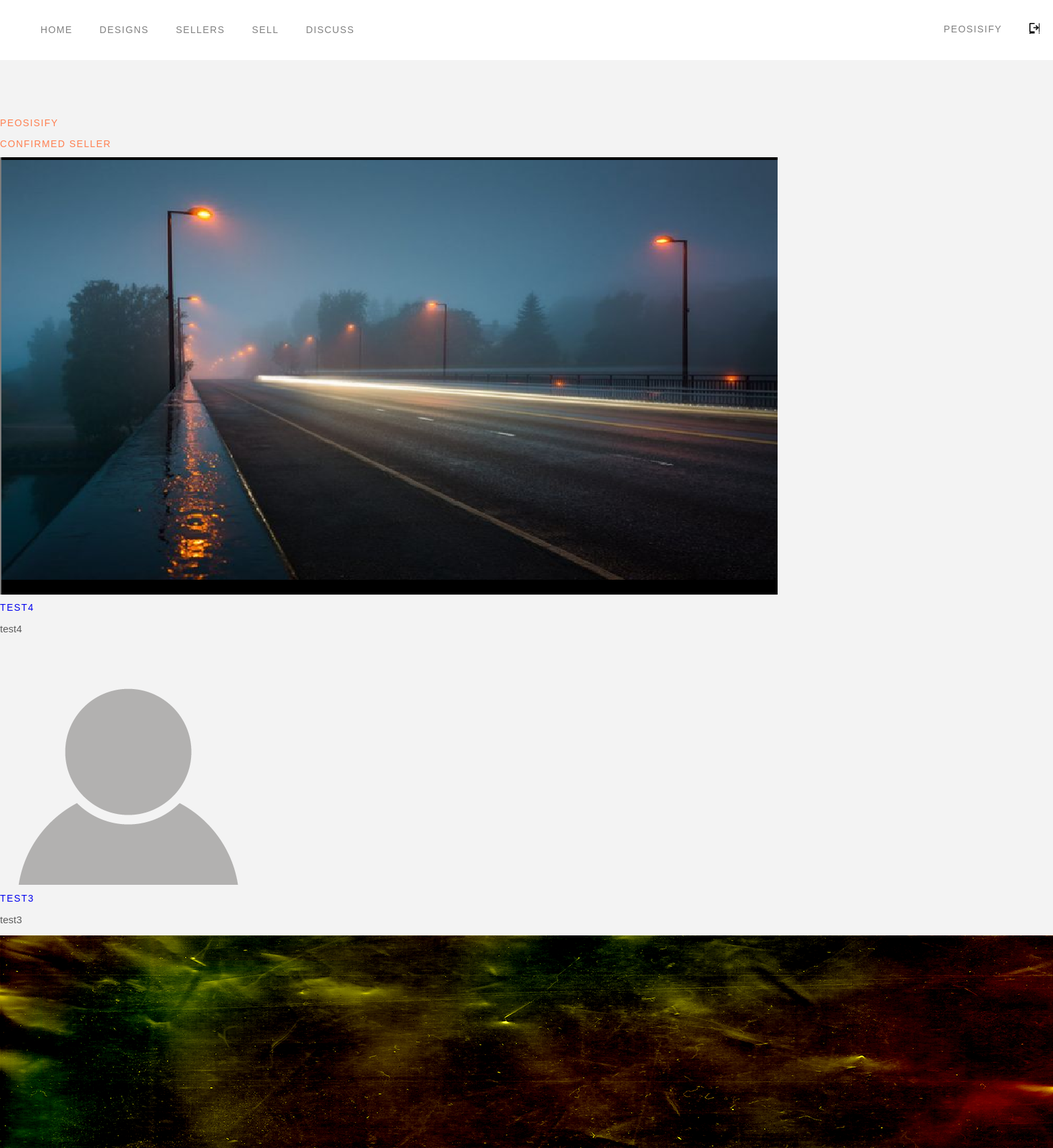
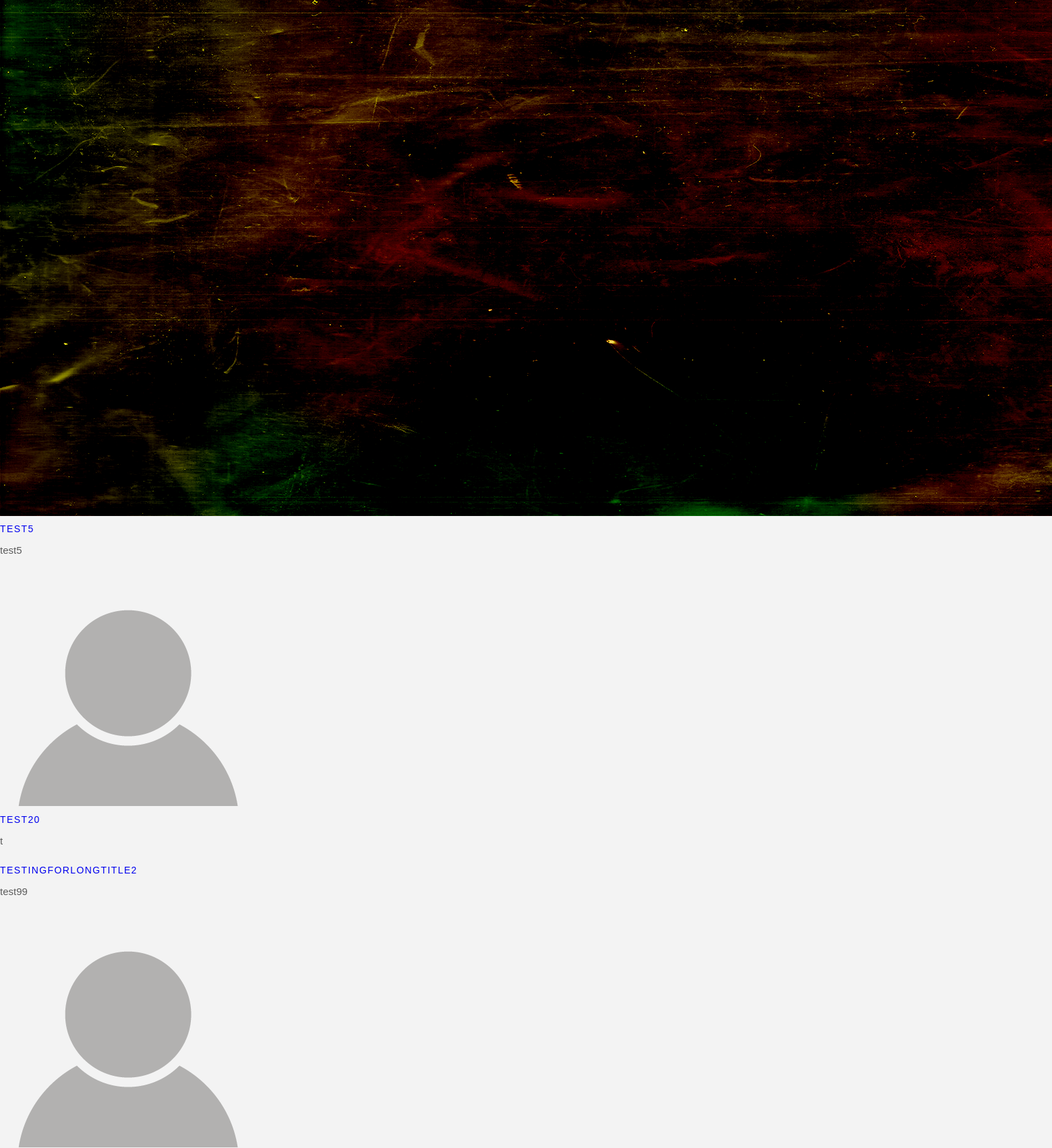
The page /accounts/dashboard/ (signed in, upper part) on the database its author committed (2 pictures, top to bottom).
### products/models.py (models this page shows, shortened)
class Product(models.Model):
    seller = models.ForeignKey(Profile, null = True, on_delete = models.CASCADE)
    name = models.CharField(max_length=100, unique = True)
    category = models.ForeignKey(Category, null = True, on_delete = models.DO_NOTHING)
    tags = models.ManyToManyField(Tag, blank = True)
    favorites = models.ManyToManyField(User, blank = True, related_name="favorite_products")
    likes = models.ManyToManyField(User, blank = True, related_name="liked_products")
    description = models.TextField(blank = True, null = True)
    image = models.ImageField(upload_to ="products/%Y/%m/%d", default = "images/default.png")
    date = models.DateTimeField(auto_now = True)
    available = models.BooleanField(default = True)
    price = models.DecimalField(default = 0 ,max_digits = 6, decimal_places = 2)

### accounts/views.py (the view)
# urls.py: path('dashboard/', views.user_dashboard, name="dashboard"),
@login_required(login_url='login')
def user_dashboard(request):
    current_user = request.user
    favorites = current_user.favorite_products.all()
    likes = current_user.liked_products.all()
    context = {
        'favorites': favorites,
        'likes': likes,
    }
    return render(request, 'dashboard.html', context)

### templates/dashboard.html (shortened to what this page needs)
{% extends 'partials/_base.html' %}
{% load static %}
{% block content %}
<div style="margin-top:10%">
    <h2>{{user.username}}</h2>
    {% if user.profile.is_seller %}<h2>Confirmed Seller</h2>{% endif %}
</div>
{% for favorite in favorites %}
<div>
    <img src="{{favorite.image.url}}" alt="">
</div>
<div>
    <div>
        <h2><a href="{% url 'product_detail' favorite.category.slug favorite.id %}" title="">{{favorite.name}}</a></h2>
    </div>
    <div>
        <p>{{favorite.description | truncatechars:140}}</p>
    </div>
</div>
{% endfor %}
{% for like in likes %}
<div>
    <img src="{{like.image.url}}" alt="">
</div>
{% endfor %}
{% endblock %}

### templates/partials/_navbar.html (shortened to what this page needs)
﻿{% load static %}
<div id="{% if '/' == request.path %}nav{% endif %}" class="nav {% if '/' == request.path %} transparent {% endif %}">
    <nav class="navbar">
        <ul class="nav-list firstnavlist">
            <li class="nav-item"><a class="nav-item-a {% if '/' == request.path %} activepage {% endif %}" href="{% url 'index' %}">Home</a></li>
            <li class="nav-item"><a class="nav-item-a {% if 'designs' in request.path %} activepage {% endif %}" href="{% url 'designs' %}">Designs</a></li>
            <li class="nav-item"><a class="nav-item-a {% if 'sellers' in request.path %} activepage {% endif %}" href="{% url 'sellers' %}">Sellers</a></li>
            {% if user.is_authenticated and user.profile.is_seller %}
            <li class="nav-item"><a class="nav-item-a {% if 'sell' in request.path and 'sellers' not in request.path %} activepage {% endif %}" href="{% url 'sell' %}">Sell</a></li>
            {% endif %}
            <li class="nav-item"><a class="nav-item-a {% if 'discuss' in request.path %} activepage {% endif %}" href="{% url 'discuss_list' %}">Discuss</a></li>
        </ul>
        <ul class="nav-list secondnavlist">
            {% if user.is_authenticated %}
            <li class="nav-item"><a class="nav-item-a navbaracc {% if user.username in request.path %} activepage {% endif %}" href="{% url 'show_profile_page' user.id user.username %}">{{user.username}}</a></li>
            <li class="nav-item">
                <a class="nav-item-a" href="javascript:{document.getElementById('logout').submit()}"><span class="logout-icon"></span></a>
            </li>
            {% else %}
            <li class="nav-item"><a class="nav-item-a {% if 'login' in request.path %} activepage {% endif %}" href="{% url 'login' %}">Login</a></li>
            <li class="nav-item"><a class="nav-item-a {% if 'register' in request.path %} activepage {% endif %}" href="{% url 'register' %}">Register</a></li>
            {% endif %}
        </ul>
    </nav>
</div>

### static/css/style.css (style rules this page uses)
*, *::before, *::after { box-sizing: border-box; }
html, body { margin: 0; padding: 0; height: 100%; font-family: "Barlow", sans-serif; background-color: #F7F7F7; background-color: #f3f3f3; }
h2 { letter-spacing: 0.1em; font-size: 14px; font-weight: 400; text-transform: uppercase; color: coral; }
p { font-size: 15px; color: #5C5C5C; }
a { text-decoration: none; }
ul { list-style-type: none; }
.nav { margin-top: -19px; display: grid; position: fixed; background-color: #EFEFEF; background-color: white; width: 100%; align-items: center; z-index: 1999; }
.navbar { justify-content: center; display: flex; width: 100%; align-items: center; }
.nav-list { display: flex; flex-wrap: nowrap; position: relative; }
.nav-item { display: flex; padding: 20px; font-size: 18px; }
.nav-item-a { text-decoration: none; letter-spacing: 0.1em; font-size: 14px; font-weight: 400; text-transform: uppercase; color: gray; transition: .2s ease-in-out; }
.firstnavlist { justify-content: flex-start; margin-right: auto; }
.logout-icon { background: url(../images/logout-icon.png) repeat 0 0; }

### rows shown on the page
Product: image (picture), name "TEST4", description "test4"
Product: image (placeholder picture), name "TEST3", description "test3"
Product: image (picture), name "TEST5", description "test5"
Product: image (placeholder picture), name "TEST20", description "t"
Product: name "TESTINGFORLONGTITLE2", description "test99"

### other values the page prints
{{ user.username }} "PEOSISIFY"
